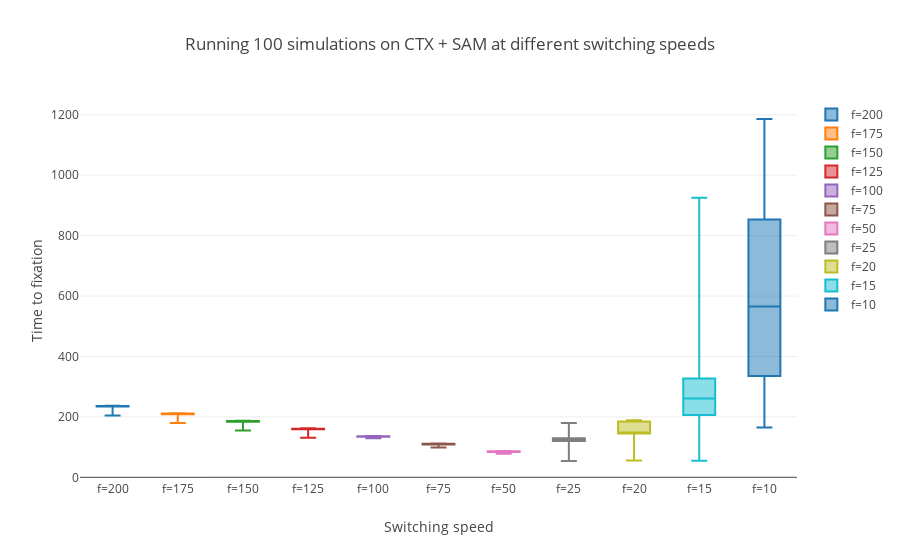

Notebook code cell kept with this figure:
### Markdown cell above
### K=10^6

### Code cell
display(table_switching(pairs[0], carrying_cap=10**6, prob_mutation=10**-5))
box_switching(pairs[0], carrying_cap=10**6, prob_mutation=10**-5)
